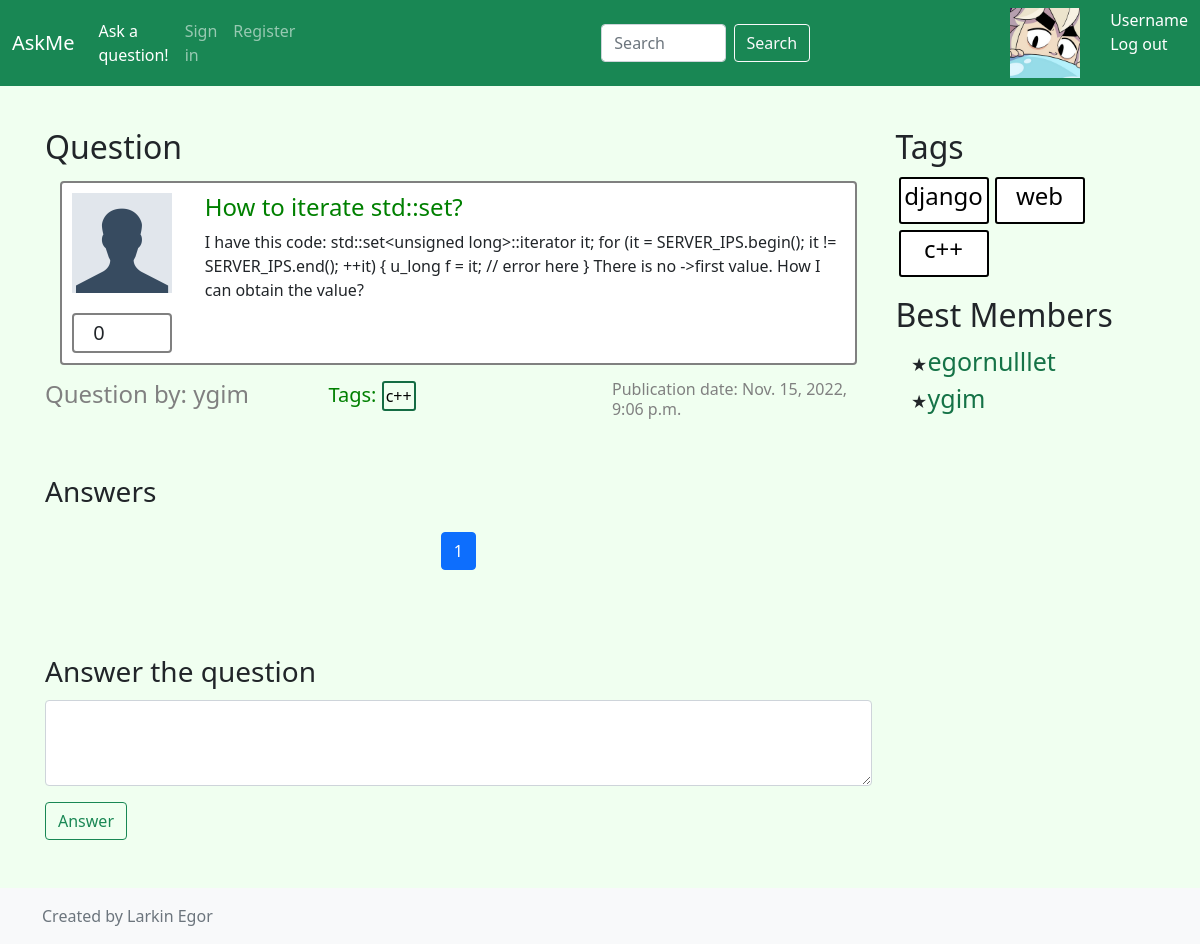
/questions/4/, run on the app's committed database.
### app/models.py (models this page shows, shortened)
class Question(models.Model):
    objects = QuestionManager()
    author = models.ForeignKey(Profile, null=False, on_delete=models.CASCADE)
    tags = models.ManyToManyField(Tag, blank=True, related_name='questions')
    date = models.DateTimeField(auto_now=True)
    title = models.CharField(max_length=30)
    text = models.TextField()
    def get_author(self):
        return self.author
    def get_username(self):
        return self.author.user.username
    def get_like_count(self):
        return LikeQ.objects.filter(question_id=self.id).count()
    def get_tags(self):
        return self.tags.all()

class Profile(models.Model):
    objects = ProfileManager()
    user = models.OneToOneField(User, null=True, related_name='profile_related', on_delete=models.CASCADE)
    avatar = models.ImageField(null=True, blank=True, upload_to='profiles/avatars/')
    reg_date = models.DateField(auto_now=True)
    def get_username(self):
        return self.user.username

class Tag(models.Model):
    objects = TagManager()
    title = models.CharField(max_length=30)

### app/views.py (the view)
# urls.py: path('questions/<int:i>/', views.question, name="single_q"),
def question(request, i: int):
    content = create_content(models.Answer.objects.get_answers_for_question(i), request)
    content["question"] = models.Question.objects.get(id=i)
    return render(request, 'question.html', content)

### app/models.py (called while the page is built)
    def get_answers_for_question(self, q_id):
        return self.filter(question_id=q_id)

    def get_hot_tags(self):
        return self.all().annotate(count=Count('questions')).order_by('-count')[:9]

    def get_top_users(self):
        return self.all().annotate(rating=0.3 * Count('answer') + Count(
            Case(When(answer__solution=True))) + 0.1 * Count('question')).order_by('-rating')[:10]

### app/views.py (called while the page is built)
def pagination(objects, request):
    paginator = Paginator(objects, PAGINATION_SIZE)
    page_number = request.GET.get('page')
    page = paginator.get_page(page_number)
    return page

def create_content_right():
    content = {
               "tags": models.Tag.objects.get_hot_tags(),
               "users": models.Profile.objects.get_top_users()
               }
    return content

def create_content(objects, request):
    page = pagination(objects, request)
    content = create_content_right()
    content["content"] = page
    return content

### templates/question.html (shortened to what this page needs)
{% extends 'inc/base.html' %}
{% load static %}
{% block content %}
    <h2 class="mt-5">Question</h2>
    {% include 'inc/question_pg.html' %}
    <h3 class="mt-5" id="answers_list"> Answers</h3>
    {% include 'inc/paginator.html' %}
    <div class="form-group green-border-focus mt-5">
        <label class="mb-2 answer_input_label" for="answer_input_form">Answer the question</label>
        <textarea class="form-control mb-3" id="answer_input_form" rows="3"></textarea>
        <button class="btn btn-outline-success mb-5" id="submit_answer_button">Answer</button>
    </div>
{% endblock content %}

### templates/inc/question_pg.html (shortened to what this page needs)
{% load static %}
<div class="question_pg">
    <div class="row">
        <div class="col-2">
            <div class="avatar">
                {% if question.get_author.avatar %}
                    <img src="{{ question.get_author.avatar.url }}" alt="">
                {% else %}
                    <img src="{% static 'img/default.png' %}" alt="">
                {% endif %}
            </div>
            <div class="counter">
                <span>{{ question.get_like_count }}</span>
            </div>
        </div>
        <div class="col-10">
            <h4 class="qw_pg_title">{{ question.title }}</h4>
            <p>{{ question.text }}</p>
        </div>
    </div>
</div>
<div class="row">
    <div class="col-4">
        <h4><a class="name_by_question" href="{% url "profile" question.author.id %}"> Question
            by: {{ question.get_username }}</a></h4>
    </div>
    <div class="col-4">
        <span class="header-green" style="font-size: 20px">Tags: </span>
        {% for tag in question.get_tags %}
            <a class="tag_in_question" href="{% url "single_tag" tag.title %}">{{ tag.title }}</a>
        {% endfor %}
    </div>
    <div class="col-4">
        <h6 class="pub_date">Publication date: {{ question.date }}</h6>
    </div>
</div>

### templates/inc/best_tags_members.html
{% load static %}
<h2 class="mt-5"> Tags </h2>
    <div class="tagcontainer">
        {% for tag in tags %}
           {% include "inc/single_tag.html" %}
        {% endfor %}
    </div>
    <div>
        <h2 class="members"> Best Members </h2>
        <ul class="members_list">
        {% for user in users %}
            <li><a class="members_list_item" href="{% url "profile" user.id %}"> {{user.get_username}}</a></li>
        {% endfor %}
        </ul>
    </div>

### templates/inc/single_tag.html
{% load static %}
<div class="tag">
    <h4><a href ="{% url "single_tag" tag.title %}"> {{ tag.title }}</a> </h4>
</div>

### static/css/main.css (style rules this page uses)
body { background-color: #F0FFF0; }
.question_pg { background-color: white; border: 2px solid gray; border-radius: 4px; margin: 15px; padding: 10px; }
.qw_pg_title { color: green; }
.avatar { height: 100px; width: 100px; margin-bottom: 20px; }
.avatar img { max-width: 100%; height: 100%; width: 100%; object-fit: cover; }
.counter { width: 100px; padding: 5px; border: solid gray 2px; border-radius: 4px; height: 40px; transition: 0.25s; }
.counter span { font-size: 20px; margin-left: 10px; position: relative; top: -10%; }
.tag_in_question { padding: 2px; margin-right: 3px; margin-bottom: 10px; overflow: hidden; max-width: 10px; border: #146c43 solid 2px; border-radius: 3px; text-decoration: none; color: black; transition: 0.2s; }
.name_by_question { text-decoration: none; color: gray; transition: 0.2s; }
.pub_date { color: gray; }
.answer_input_label { font-size: 28px; }
.header-green { color: green; margin-top: 40px; }
.members { margin-top:50% }
.tag { background-color: white; min-height: 45px; text-align: center; min-width: 90px; margin: 3px; padding: 3px; border: 2px solid black; border-radius: 3px; float: left; transition: 0.2s; }
.tag a { text-decoration: none; color: black; }
.members_list li::marker { content: "\2605"; size: 10px; margin-right: 5px; }
.members_list_item { text-decoration: none; font-size: 25px; color: #157347; }

### data on the page
Question: get_like_count "0", title "How to iterate std::set?", text "I have this code: std::set<unsigned long>::iterator it; for (it = SERVER_IPS.begin(); it != SERVER_IPS.end(); ++it) { u_long f = it; // error here } There is no ->first value. How I can obtain the value?", get_username "ygim", date "Nov. 15, 2022, 9:06 p.m."
Tag: title "c++"
Tag: title "django"
Tag: title "web"
Profile: get_username "egornulllet"
Profile: get_username "ygim"

### other printed values
{{ content.number }} "1"
